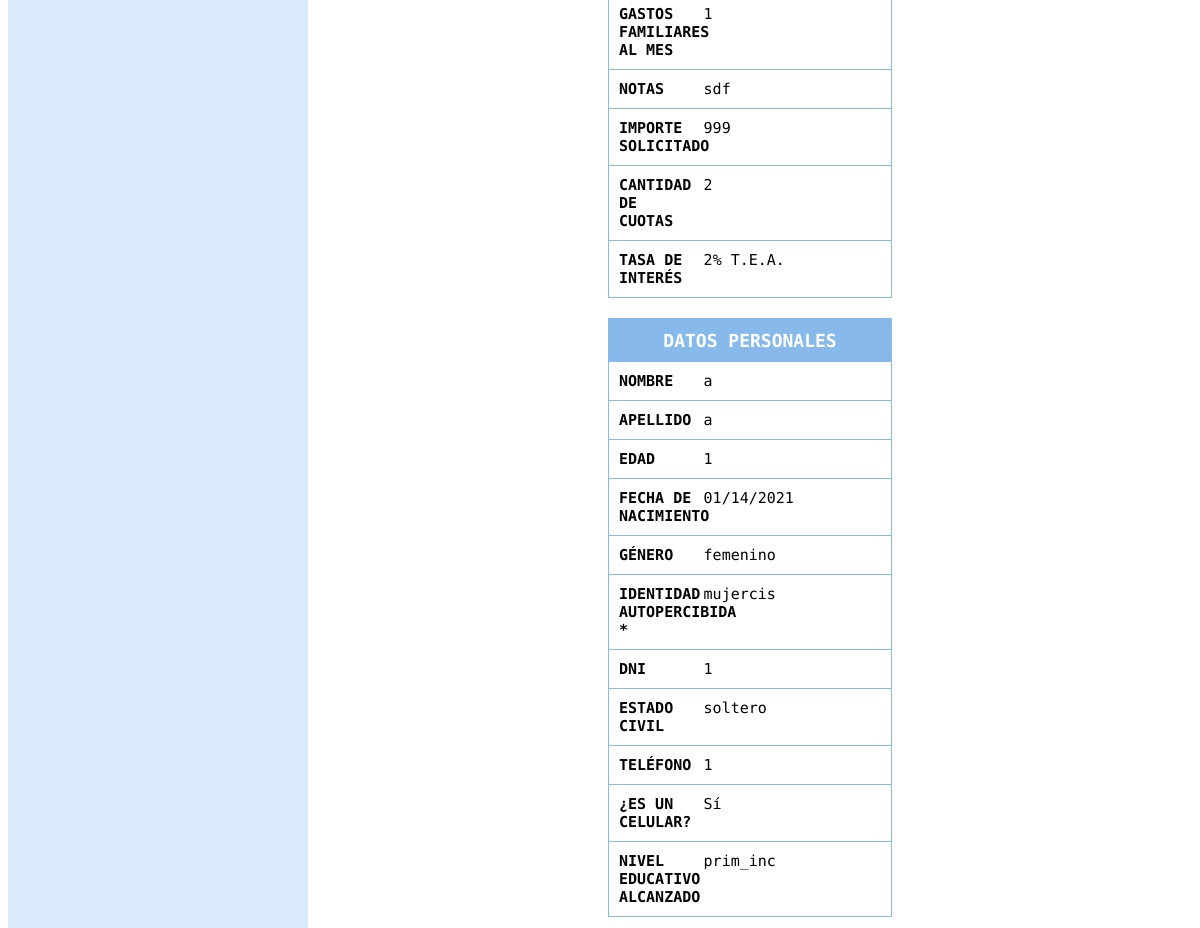
/solicitudes/2/ (middle part), run on an earlier commit of the app's database.
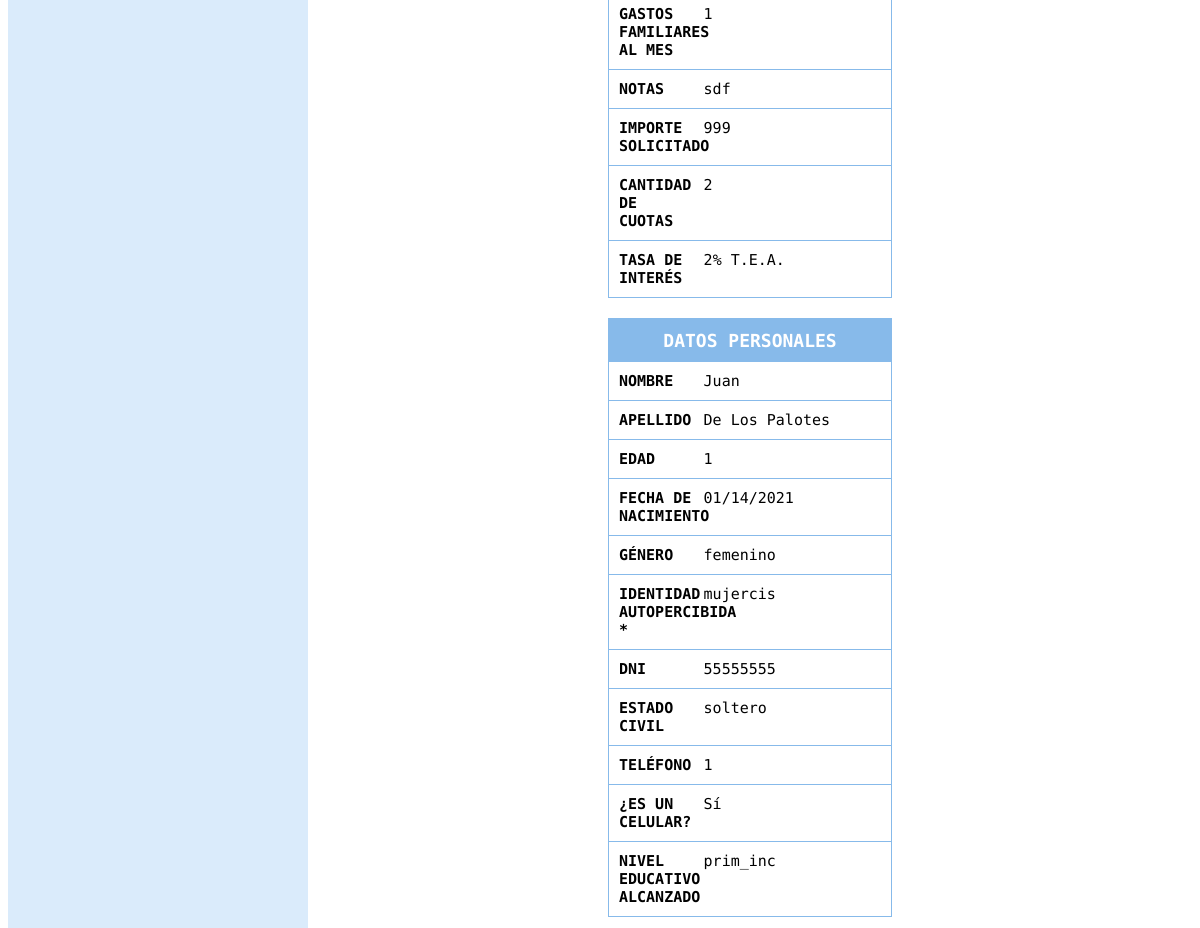
And on a later commit of the database.
### prestamos/models.py (models this page shows, shortened)
class Solicitud(models.Model):
    CUOTAS_LISTA = [
        ('1', '1'),
        ('3', '3'),
        ('6', '6'),
        ('9', '9'),
        ('12', '12'),
        ('18', '18'),
        ('24', '24'),
    ]
    RUBRO_LISTA = [
        ('Producción', 'Producción'),
        ('Comercialización', 'Comercialización'),
        ('Servicios', 'Servicios'),
    ]
    smvm = models.ForeignKey(
        SMVM, on_delete=models.CASCADE, null=True, default=1)
    author = models.ForeignKey(
        settings.AUTH_USER_MODEL, on_delete=models.CASCADE)
    emprendedor = models.ForeignKey(
        Emprendedor, on_delete=models.CASCADE, related_name='emprendedor')
    created_date = models.DateTimeField(
        default=timezone.now, null=True)
    descripcion_emp = models.TextField()
    rubro = models.CharField(max_length=200, choices=RUBRO_LISTA)
    inicio_actividad = models.DateField()
    domicilio_viv = models.ForeignKey(
        Domicilio, on_delete=models.CASCADE, related_name='domicilioviv', null=True)
    domicilio_emp = models.ForeignKey(
        Domicilio, on_delete=models.CASCADE, related_name='domicilioemp')
    datos_contacto = models.IntegerField(blank=True)
    personal_familiar = models.IntegerField()
    personal_nofamiliar = models.IntegerField()
    ingreso_emp_mes = models.IntegerField()
    gastos_emp = models.IntegerField()
    resultado_emp = models.IntegerField(null=True)
    ingresos_familiares_mes = models.IntegerField(null=True, blank=True)
    gastos_familiares_mes = models.IntegerField(null=True, blank=True)
    resultado_familiar = models.IntegerField(null=True)
    resultado_total = models.IntegerField(null=True)
    notas = models.TextField(blank=True)
    importe_solicitado = models.PositiveIntegerField()
    cant_cuotas = models.CharField(max_length=200, choices=CUOTAS_LISTA)
    tasa_anual = models.ForeignKey(
        TasaInteres, on_delete=models.CASCADE, null=True, default=1)
    destino1_texto = models.CharField(max_length=50, null=True)
    destino1_monto = models.IntegerField(null=True)
    destino2_texto = models.CharField(max_length=50, null=True)
    destino2_monto = models.IntegerField(null=True)
    destino3_texto = models.CharField(max_length=50, null=True)
    destino3_monto = models.IntegerField(null=True)
    cuota_final = models.DecimalField(
        decimal_places=2, max_digits=9, null=True)
    def calculo_cuota(self):
        interes = int(self.tasa_anual.tasa)/100
        cant_cuotas = int(self.cant_cuotas)
        calculo_cuota = round(self.importe_solicitado*(interes/12) /
                              (1-(1+(interes/12))**(-cant_cuotas)), 2)
        return round(calculo_cuota, 2)

class TasaInteres(models.Model):
    author = models.ForeignKey(
        settings.AUTH_USER_MODEL, on_delete=models.CASCADE)
    tasa = models.PositiveIntegerField()
    created_date = models.DateTimeField(
        default=timezone.now)
    def __str__(self):
        return '{}'.format(self.tasa)

### accounts/models.py (models this page shows, shortened)
class Emprendedor(AbstractUser):
    GENEROS_LISTA = [
        ('F', 'Femenino'),
        ('M', 'Masculino'),
        ('X', 'Otre'),
    ]
    IDENTIDAD_LISTA = [
        ('Mujer cis', 'Mujer'),
        ('Hombre cis', 'Hombre'),
        ('Mujer trans', 'Mujer trans'),
        ('Hombre trans', 'Hombre trans'),
        ('No binarie', 'No binarie'),
        ('No declara', 'Prefiero no decir'),
    ]
    ESTADO_CIVIL = [
        ('Soltero', 'Soltero'),
        ('Casado', 'Casado'),
        ('Divorciado', 'Dovorciado'),
        ('Viudo', 'Viudo'),
        ('Concubinato', 'Concubinato'),
        ('Unión Civil', 'Unión civil'),
    ]
    NIVEL_EDUCATIVO = [
        ('Primario incompleto', 'Primario incompleto'),
        ('Primario Completo', 'Primario completo'),
        ('Primario completo', 'Secundario incompleto'),
        ('Secundario completo', 'Secundario completo'),
        ('Terciario incompleto', 'Terciario incompleto'),
        ('Terciario completo', 'Terciario completo'),
        ('Universitario incompleto', 'Universitario incompleto'),
        ('Universitario completo', 'Universitario completo'),
    ]
    nombre = models.CharField(max_length=200, null=True)
    apellido = models.CharField(max_length=200, null=True)
    genero = models.CharField(max_length=200, choices=GENEROS_LISTA)
    identidad = models.CharField(
        max_length=200, choices=IDENTIDAD_LISTA, blank=True, null=True)
    dni = models.IntegerField(null=True)
    fec_nac = models.DateField(null=True)
    estado_civil = models.CharField(
        max_length=200, choices=ESTADO_CIVIL, null=True)
    telefono = models.IntegerField(null=True)
    celular = models.BooleanField(default=True)
    email = models.CharField(max_length=200, null=True)
    educacion = models.CharField(
        max_length=200, choices=NIVEL_EDUCATIVO, null=True)
    provincia = models.CharField(max_length=20)
    domicilio = models.ForeignKey(
        "prestamos.Domicilio", on_delete=models.CASCADE)
    def age(self):
        age = int((date.today() - self.fec_nac).days / 365.25)
        return age

### prestamos/views.py (the view)
# urls.py: path('solicitudes/<int:pk>/', views.solicitud_detail, name='solicitud_detail'),
def solicitud_detail(request, pk):
    solicitud = get_object_or_404(Solicitud, pk=pk)
    return render(request, 'solicitudes/solicitud_detail.html', {'solicitud': solicitud})

### prestamos/templates/solicitudes/solicitud_detail.html (shortened to what this page needs)
{% extends 'base.html' %}
{% block content %}
<main>
<form target="_self" class="solicitud">{% csrf_token %}
      <div class="caja">
          <div class="grid-item texto">GASTOS FAMILIARES AL MES</div>
          <div class="grid-item">{{ solicitud.gastos_familiares_mes }}</div>
          <div class="grid-item texto">NOTAS</div>
          <div class="grid-item">{{ solicitud.notas }}</div>
          <div class="grid-item texto">IMPORTE SOLICITADO</div>
          <div class="grid-item">{{ solicitud.importe_solicitado }}</div>
          <div class="grid-item texto">CANTIDAD DE CUOTAS</div>
          <div class="grid-item">{{ solicitud.cant_cuotas }}</div>
          <div class="grid-item texto">TASA DE INTERÉS</div>
          <div class="grid-item">{{ solicitud.tasa_anual }}% T.E.A.</div>
			</div>
      <div class="caja">
        <div class="grid-item titulo">DATOS PERSONALES</div>
        <div class="grid-item texto">NOMBRE</div>
        <div class="grid-item">{{ solicitud.emprendedor.nombre }}</div>
        <div class="grid-item texto">APELLIDO</div>
        <div class="grid-item">{{solicitud.emprendedor.apellido }}</div>
        <div class="grid-item texto">EDAD</div>
        <div class="grid-item">{{solicitud.emprendedor.age}}</div>
        <div class="grid-item texto">FECHA DE NACIMIENTO</div>
        <div class="grid-item">{{ solicitud.emprendedor.fec_nac|date:"SHORT_DATE_FORMAT" }} </div>
        <div class="grid-item texto">GÉNERO</div>
        <div class="grid-item">{{solicitud.emprendedor.genero}}</div>
        <div class="grid-item texto">IDENTIDAD AUTOPERCIBIDA *</div>
        <div class="grid-item">{{solicitud.emprendedor.identidad}}</div>
        <div class="grid-item texto">DNI</div>
        <div class="grid-item">{{solicitud.emprendedor.dni}}</div>
        <div class="grid-item texto">ESTADO CIVIL</div>
        <div class="grid-item">{{solicitud.emprendedor.estado_civil}}</div>
        <div class="grid-item texto">TELÉFONO</div>
        <div class="grid-item">{{solicitud.emprendedor.telefono}}</div>
        <div class="grid-item texto">¿ES UN CELULAR?</div>
        <div class="grid-item">{{solicitud.emprendedor.celular|yesno:"Sí,No"}}</div>
        <div class="grid-item texto">NIVEL EDUCATIVO ALCANZADO</div>
        <div class="grid-item">{{solicitud.emprendedor.educacion}}</div>
      </div>
	</form>
</main>
{% endblock %}

What changed in the data, as far as the page shows it:
changed through a linked row, Solicitud "sdf": emprendedor.nombre "a" → "Juan"; emprendedor.apellido "a" → "De Los Palotes"; emprendedor.dni "1" → "55555555"
